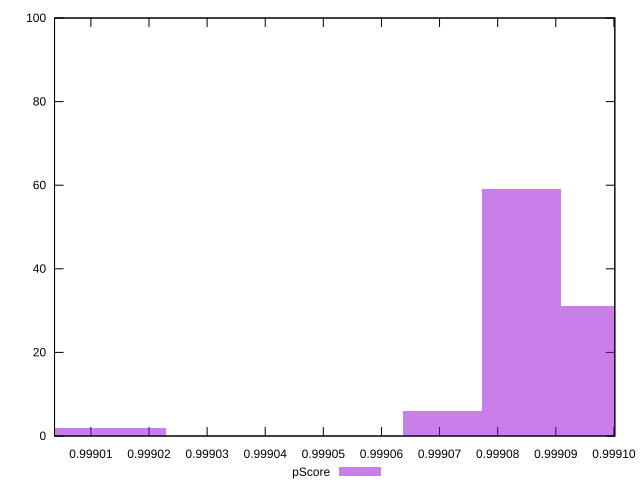

Here is the gnuplot script that generated this plot:
reset

$pScore <<EOF
0.9990841536142362 59
0.9990705624816881 6
0.9990977447467844 31
0.9990026068189474 2
0.9990161979514955 2
EOF

set key outside below
set boxwidth 0.000013591132548146323
set xrange [0.9990037462007441:0.9991001576074825]
set yrange [0:100]
set trange [0:100]
set style fill transparent solid 0.5 noborder
set terminal svg size 640, 490 enhanced background rgb 'white'
set output "report_00008_2021-01-22T20:58:29.167/first-cpu-idle/samples/pages+cached+noexternal+nojs/pScore/histogram.svg"

plot $pScore title "pScore" with boxes

reset
